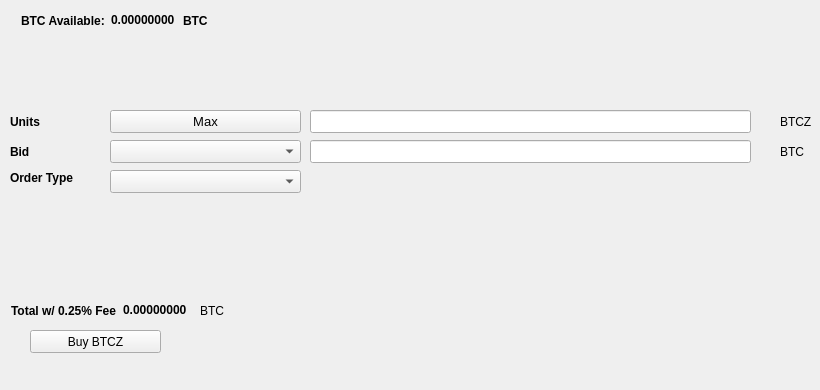
   <widget class="QWidget" name="BuyTab">
    <attribute name="title">
     <string>Buy</string>
    </attribute>
    <widget class="QPushButton" name="BuyBTCZ">
     <property name="geometry">
      <rect>
       <x>30</x>
       <y>330</y>
       <width>131</width>
       <height>23</height>
      </rect>
     </property>
     <property name="text">
      <string>Buy BTCZ</string>
     </property>
     <property name="icon">
      <iconset resource="../carbonzero.qrc">
       <normaloff>:/icons/bitcoin</normaloff>:/icons/bitcoin</iconset>
     </property>
    </widget>
    <widget class="QLabel" name="label_3">
     <property name="geometry">
      <rect>
       <x>10</x>
       <y>110</y>
       <width>46</width>
       <height>23</height>
      </rect>
     </property>
     <property name="font">
      <font>
       <weight>75</weight>
       <bold>true</bold>
      </font>
     </property>
     <property name="text">
      <string>Units</string>
     </property>
    </widget>
    <widget class="QLineEdit" name="UnitsInput">
     <property name="geometry">
      <rect>
       <x>310</x>
       <y>110</y>
       <width>441</width>
       <height>23</height>
      </rect>
     </property>
     <property name="font">
      <font>
       <pointsize>9</pointsize>
       <weight>75</weight>
       <bold>true</bold>
      </font>
     </property>
    </widget>
    <widget class="QLineEdit" name="BuyBidPriceEdit">
     <property name="geometry">
      <rect>
       <x>310</x>
       <y>140</y>
       <width>441</width>
       <height>23</height>
      </rect>
     </property>
     <property name="font">
      <font>
       <pointsize>9</pointsize>
       <weight>75</weight>
       <bold>true</bold>
      </font>
     </property>
    </widget>
    <widget class="QLabel" name="label_4">
     <property name="geometry">
      <rect>
       <x>780</x>
       <y>110</y>
       <width>31</width>
       <height>23</height>
      </rect>
     </property>
     <property name="text">
      <string>BTCZ</string>
     </property>
    </widget>
    <widget class="QLabel" name="label_5">
     <property name="geometry">
      <rect>
       <x>780</x>
       <y>140</y>
       <width>31</width>
       <height>23</height>
      </rect>
     </property>
     <property name="text">
      <string>BTC</string>
     </property>
    </widget>
    <widget class="QLabel" name="label_6">
     <property name="geometry">
      <rect>
       <x>10</x>
       <y>140</y>
       <width>46</width>
       <height>23</height>
      </rect>
     </property>
     <property name="font">
      <font>
       <weight>75</weight>
       <bold>true</bold>
      </font>
     </property>
     <property name="text">
      <string>Bid</string>
     </property>
    </widget>
    <widget class="QLabel" name="label_7">
     <property name="geometry">
      <rect>
       <x>10</x>
       <y>170</y>
       <width>91</width>
       <height>16</height>
      </rect>
     </property>
     <property name="font">
      <font>
       <weight>75</weight>
       <bold>true</bold>
      </font>
     </property>
     <property name="text">
      <string>Order Type</string>
     </property>
    </widget>
    <widget class="QPushButton" name="Buy_Max_Amount">
     <property name="geometry">
      <rect>
       <x>110</x>
       <y>110</y>
       <width>191</width>
       <height>23</height>
      </rect>
     </property>
     <property name="font">
      <font>
       <pointsize>10</pointsize>
      </font>
     </property>
     <property name="text">
      <string>Max</string>
     </property>
    </widget>
    <widget class="QComboBox" name="BuyBidcomboBox">
     <property name="geometry">
      <rect>
       <x>110</x>
       <y>140</y>
       <width>191</width>
       <height>23</height>
      </rect>
     </property>
     <property name="font">
      <font>
       <pointsize>10</pointsize>
      </font>
     </property>
    </widget>
    <widget class="QComboBox" name="buyOrdertypeCombo">
     <property name="geometry">
      <rect>
       <x>110</x>
       <y>170</y>
       <width>191</width>
       <height>23</height>
      </rect>
     </property>
     <property name="font">
      <font>
       <pointsize>10</pointsize>
      </font>
     </property>
    </widget>
    <widget class="QWidget" name="layoutWidget1">
     <property name="geometry">
      <rect>
       <x>21</x>
       <y>11</y>
       <width>227</width>
       <height>19</height>
      </rect>
     </property>
     <layout class="QHBoxLayout" name="horizontalLayout_3">
      <item>
       <widget class="QLabel" name="label232">
        <property name="font">
         <font>
          <weight>75</weight>
          <bold>true</bold>
         </font>
        </property>
        <property name="text">
         <string>BTC Available:</string>
        </property>
       </widget>
      </item>
      <item>
       <widget class="QLabel" name="BtcAvailableLbl">
        <property name="palette">
         <palette>
          <active>
           <colorrole role="WindowText">
            <brush brushstyle="SolidPattern">
             <color alpha="255">
              <red>0</red>
              <green>0</green>
              <blue>0</blue>
             </color>
            </brush>
           </colorrole>
           <colorrole role="Button">
            <brush brushstyle="SolidPattern">
             <color alpha="255">
              <red>0</red>
              <green>170</green>
              <blue>0</blue>
             </color>
            </brush>
           </colorrole>
           <colorrole role="Light">
            <brush brushstyle="SolidPattern">
             <color alpha="255">
              <red>0</red>
              <green>255</green>
              <blue>0</blue>
             </color>
            </brush>
           </colorrole>
           <colorrole role="Midlight">
            <brush brushstyle="SolidPattern">
             <color alpha="255">
              <red>0</red>
              <green>212</green>
              <blue>0</blue>
             </color>
            </brush>
           </colorrole>
           <colorrole role="Dark">
            <brush brushstyle="SolidPattern">
             <color alpha="255">
              <red>0</red>
              <green>85</green>
              <blue>0</blue>
             </color>
            </brush>
           </colorrole>
           <colorrole role="Mid">
            <brush brushstyle="SolidPattern">
             <color alpha="255">
              <red>0</red>
              <green>113</green>
              <blue>0</blue>
             </color>
            </brush>
           </colorrole>
           <colorrole role="Text">
            <brush brushstyle="SolidPattern">
             <color alpha="255">
              <red>0</red>
              <green>170</green>
              <blue>0</blue>
             </color>
            </brush>
           </colorrole>
           <colorrole role="BrightText">
            <brush brushstyle="SolidPattern">
             <color alpha="255">
              <red>255</red>
              <green>255</green>
              <blue>255</blue>
             </color>
            </brush>
           </colorrole>
           <colorrole role="ButtonText">
            <brush brushstyle="SolidPattern">
             <color alpha="255">
              <red>0</red>
              <green>0</green>
              <blue>0</blue>
             </color>
            </brush>
           </colorrole>
           <colorrole role="Base">
            <brush brushstyle="SolidPattern">
             <color alpha="255">
              <red>255</red>
              <green>255</green>
              <blue>255</blue>
             </color>
            </brush>
           </colorrole>
           <colorrole role="Window">
            <brush brushstyle="SolidPattern">
             <color alpha="255">
              <red>0</red>
              <green>170</green>
              <blue>0</blue>
             </color>
            </brush>
           </colorrole>
           <colorrole role="Shadow">
            <brush brushstyle="SolidPattern">
             <color alpha="255">
              <red>0</red>
              <green>0</green>
              <blue>0</blue>
             </color>
            </brush>
           </colorrole>
           <colorrole role="AlternateBase">
            <brush brushstyle="SolidPattern">
             <color alpha="255">
              <red>127</red>
              <green>212</green>
              <blue>127</blue>
             </color>
            </brush>
           </colorrole>
           <colorrole role="ToolTipBase">
            <brush brushstyle="SolidPattern">
             <color alpha="255">
              <red>255</red>
              <green>255</green>
              <blue>220</blue>
             </color>
            </brush>
           </colorrole>
           <colorrole role="ToolTipText">
            <brush brushstyle="SolidPattern">
             <color alpha="255">
              <red>0</red>
              <green>0</green>
              <blue>0</blue>
             </color>
            </brush>
           </colorrole>
          </active>
          <inactive>
           <colorrole role="WindowText">
            <brush brushstyle="SolidPattern">
             <color alpha="255">
              <red>0</red>
              <green>0</green>
              <blue>0</blue>
             </color>
            </brush>
           </colorrole>
           <colorrole role="Button">
            <brush brushstyle="SolidPattern">
             <color alpha="255">
              <red>0</red>
              <green>170</green>
              <blue>0</blue>
             </color>
            </brush>
           </colorrole>
           <colorrole role="Light">
            <brush brushstyle="SolidPattern">
             <color alpha="255">
              <red>0</red>
              <green>255</green>
              <blue>0</blue>
             </color>
            </brush>
           </colorrole>
           <colorrole role="Midlight">
            <brush brushstyle="SolidPattern">
             <color alpha="255">
              <red>0</red>
              <green>212</green>
              <blue>0</blue>
             </color>
            </brush>
           </colorrole>
           <colorrole role="Dark">
            <brush brushstyle="SolidPattern">
             <color alpha="255">
              <red>0</red>
              <green>85</green>
              <blue>0</blue>
             </color>
            </brush>
           </colorrole>
           <colorrole role="Mid">
            <brush brushstyle="SolidPattern">
             <color alpha="255">
              <red>0</red>
              <green>113</green>
              <blue>0</blue>
             </color>
            </brush>
           </colorrole>
           <colorrole role="Text">
            <brush brushstyle="SolidPattern">
             <color alpha="255">
              <red>0</red>
              <green>170</green>
              <blue>0</blue>
             </color>
            </brush>
           </colorrole>
           <colorrole role="BrightText">
            <brush brushstyle="SolidPattern">
             <color alpha="255">
              <red>255</red>
              <green>255</green>
              <blue>255</blue>
             </color>
            </brush>
           </colorrole>
           <colorrole role="ButtonText">
            <brush brushstyle="SolidPattern">
             <color alpha="255">
              <red>0</red>
              <green>0</green>
              <blue>0</blue>
             </color>
            </brush>
           </colorrole>
           <colorrole role="Base">
            <brush brushstyle="SolidPattern">
             <color alpha="255">
              <red>255</red>
              <green>255</green>
              <blue>255</blue>
             </color>
            </brush>
           </colorrole>
           <colorrole role="Window">
            <brush brushstyle="SolidPattern">
             <color alpha="255">
              <red>0</red>
              <green>170</green>
              <blue>0</blue>
             </color>
            </brush>
           </colorrole>
           <colorrole role="Shadow">
            <brush brushstyle="SolidPattern">
             <color alpha="255">
              <red>0</red>
              <green>0</green>
              <blue>0</blue>
             </color>
            </brush>
           </colorrole>
           <colorrole role="AlternateBase">
            <brush brushstyle="SolidPattern">
             <color alpha="255">
              <red>127</red>
              <green>212</green>
              <blue>127</blue>
             </color>
            </brush>
           </colorrole>
           <colorrole role="ToolTipBase">
            <brush brushstyle="SolidPattern">
             <color alpha="255">
              <red>255</red>
              <green>255</green>
              <blue>220</blue>
             </color>
            </brush>
           </colorrole>
           <colorrole role="ToolTipText">
            <brush brushstyle="SolidPattern">
             <color alpha="255">
              <red>0</red>
              <green>0</green>
              <blue>0</blue>
             </color>
            </brush>
           </colorrole>
          </inactive>
          <disabled>
           <colorrole role="WindowText">
            <brush brushstyle="SolidPattern">
             <color alpha="255">
              <red>0</red>
              <green>85</green>
              <blue>0</blue>
             </color>
            </brush>
           </colorrole>
           <colorrole role="Button">
            <brush brushstyle="SolidPattern">
             <color alpha="255">
              <red>0</red>
              <green>170</green>
              <blue>0</blue>
             </color>
            </brush>
           </colorrole>
           <colorrole role="Light">
            <brush brushstyle="SolidPattern">
             <color alpha="255">
              <red>0</red>
              <green>255</green>
              <blue>0</blue>
             </color>
            </brush>
           </colorrole>
           <colorrole role="Midlight">
            <brush brushstyle="SolidPattern">
             <color alpha="255">
              <red>0</red>
              <green>212</green>
              <blue>0</blue>
             </color>
            </brush>
           </colorrole>
           <colorrole role="Dark">
            <brush brushstyle="SolidPattern">
             <color alpha="255">
              <red>0</red>
              <green>85</green>
              <blue>0</blue>
             </color>
            </brush>
           </colorrole>
           <colorrole role="Mid">
            <brush brushstyle="SolidPattern">
             <color alpha="255">
              <red>0</red>
              <green>113</green>
              <blue>0</blue>
             </color>
            </brush>
           </colorrole>
           <colorrole role="Text">
            <brush brushstyle="SolidPattern">
             <color alpha="255">
              <red>0</red>
              <green>85</green>
              <blue>0</blue>
             </color>
            </brush>
           </colorrole>
           <colorrole role="BrightText">
            <brush brushstyle="SolidPattern">
             <color alpha="255">
              <red>255</red>
              <green>255</green>
              <blue>255</blue>
             </color>
            </brush>
           </colorrole>
           <colorrole role="ButtonText">
            <brush brushstyle="SolidPattern">
             <color alpha="255">
              <red>0</red>
              <green>85</green>
              <blue>0</blue>
             </color>
            </brush>
           </colorrole>
           <colorrole role="Base">
            <brush brushstyle="SolidPattern">
             <color alpha="255">
              <red>0</red>
              <green>170</green>
              <blue>0</blue>
             </color>
            </brush>
           </colorrole>
           <colorrole role="Window">
            <brush brushstyle="SolidPattern">
             <color alpha="255">
              <red>0</red>
              <green>170</green>
              <blue>0</blue>
             </color>
            </brush>
           </colorrole>
           <colorrole role="Shadow">
            <brush brushstyle="SolidPattern">
             <color alpha="255">
              <red>0</red>
              <green>0</green>
              <blue>0</blue>
             </color>
            </brush>
           </colorrole>
           <colorrole role="AlternateBase">
            <brush brushstyle="SolidPattern">
             <color alpha="255">
              <red>0</red>
              <green>170</green>
              <blue>0</blue>
             </color>
            </brush>
           </colorrole>
           <colorrole role="ToolTipBase">
            <brush brushstyle="SolidPattern">
             <color alpha="255">
              <red>255</red>
              <green>255</green>
              <blue>220</blue>
             </color>
            </brush>
           </colorrole>
           <colorrole role="ToolTipText">
            <brush brushstyle="SolidPattern">
             <color alpha="255">
              <red>0</red>
              <green>0</green>
              <blue>0</blue>
             </color>
            </brush>
           </colorrole>
          </disabled>
         </palette>
        </property>
        <property name="font">
         <font>
          <weight>75</weight>
          <bold>true</bold>
         </font>
        </property>
        <property name="text">
         <string>0.00000000</string>
        </property>
        <property name="textInteractionFlags">
         <set>Qt::LinksAccessibleByMouse|Qt::TextSelectableByKeyboard|Qt::TextSelectableByMouse</set>
        </property>
       </widget>
      </item>
      <item>
       <widget class="QLabel" name="BtcAvailableLbl_2">
        <property name="font">
         <font>
          <weight>75</weight>
          <bold>true</bold>
         </font>
        </property>
        <property name="text">
         <string>BTC</string>
        </property>
       </widget>
      </item>
     </layout>
    </widget>
    <widget class="QWidget" name="layoutWidge2">
     <property name="geometry">
      <rect>
       <x>11</x>
       <y>301</y>
       <width>259</width>
       <height>19</height>
      </rect>
     </property>
     <layout class="QHBoxLayout" name="horizontalLayout_4">
      <item>
       <widget class="QLabel" name="label_9">
        <property name="font">
         <font>
          <weight>75</weight>
          <bold>true</bold>
         </font>
        </property>
        <property name="text">
         <string>Total w/ 0.25% Fee</string>
        </property>
       </widget>
      </item>
      <item>
       <widget class="QLabel" name="BuyCostLabel">
        <property name="palette">
         <palette>
          <active>
           <colorrole role="WindowText">
            <brush brushstyle="SolidPattern">
             <color alpha="255">
              <red>0</red>
              <green>0</green>
              <blue>0</blue>
             </color>
            </brush>
           </colorrole>
           <colorrole role="Button">
            <brush brushstyle="SolidPattern">
             <color alpha="255">
              <red>0</red>
              <green>170</green>
              <blue>0</blue>
             </color>
            </brush>
           </colorrole>
           <colorrole role="Light">
            <brush brushstyle="SolidPattern">
             <color alpha="255">
              <red>0</red>
              <green>255</green>
              <blue>0</blue>
             </color>
            </brush>
           </colorrole>
           <colorrole role="Midlight">
            <brush brushstyle="SolidPattern">
             <color alpha="255">
              <red>0</red>
              <green>212</green>
              <blue>0</blue>
             </color>
            </brush>
           </colorrole>
           <colorrole role="Dark">
            <brush brushstyle="SolidPattern">
             <color alpha="255">
              <red>0</red>
              <green>85</green>
              <blue>0</blue>
             </color>
            </brush>
           </colorrole>
           <colorrole role="Mid">
            <brush brushstyle="SolidPattern">
             <color alpha="255">
              <red>0</red>
              <green>113</green>
              <blue>0</blue>
             </color>
            </brush>
           </colorrole>
           <colorrole role="Text">
            <brush brushstyle="SolidPattern">
             <color alpha="255">
              <red>0</red>
              <green>170</green>
              <blue>0</blue>
             </color>
            </brush>
           </colorrole>
           <colorrole role="BrightText">
            <brush brushstyle="SolidPattern">
             <color alpha="255">
              <red>255</red>
              <green>255</green>
              <blue>255</blue>
             </color>
            </brush>
           </colorrole>
           <colorrole role="ButtonText">
            <brush brushstyle="SolidPattern">
             <color alpha="255">
              <red>0</red>
              <green>0</green>
              <blue>0</blue>
             </color>
            </brush>
           </colorrole>
           <colorrole role="Base">
            <brush brushstyle="SolidPattern">
             <color alpha="255">
              <red>255</red>
              <green>255</green>
              <blue>255</blue>
             </color>
            </brush>
           </colorrole>
           <colorrole role="Window">
            <brush brushstyle="SolidPattern">
             <color alpha="255">
              <red>0</red>
              <green>170</green>
              <blue>0</blue>
             </color>
            </brush>
           </colorrole>
           <colorrole role="Shadow">
            <brush brushstyle="SolidPattern">
             <color alpha="255">
              <red>0</red>
              <green>0</green>
              <blue>0</blue>
             </color>
            </brush>
           </colorrole>
           <colorrole role="AlternateBase">
            <brush brushstyle="SolidPattern">
             <color alpha="255">
              <red>127</red>
              <green>212</green>
              <blue>127</blue>
             </color>
            </brush>
           </colorrole>
           <colorrole role="ToolTipBase">
            <brush brushstyle="SolidPattern">
             <color alpha="255">
              <red>255</red>
              <green>255</green>
              <blue>220</blue>
             </color>
            </brush>
           </colorrole>
           <colorrole role="ToolTipText">
            <brush brushstyle="SolidPattern">
             <color alpha="255">
              <red>0</red>
              <green>0</green>
              <blue>0</blue>
             </color>
            </brush>
           </colorrole>
          </active>
          <inactive>
           <colorrole role="WindowText">
            <brush brushstyle="SolidPattern">
             <color alpha="255">
              <red>0</red>
              <green>0</green>
              <blue>0</blue>
             </color>
            </brush>
           </colorrole>
           <colorrole role="Button">
            <brush brushstyle="SolidPattern">
             <color alpha="255">
              <red>0</red>
              <green>170</green>
              <blue>0</blue>
             </color>
            </brush>
           </colorrole>
           <colorrole role="Light">
            <brush brushstyle="SolidPattern">
             <color alpha="255">
              <red>0</red>
              <green>255</green>
              <blue>0</blue>
             </color>
            </brush>
           </colorrole>
           <colorrole role="Midlight">
            <brush brushstyle="SolidPattern">
             <color alpha="255">
              <red>0</red>
              <green>212</green>
              <blue>0</blue>
             </color>
            </brush>
           </colorrole>
           <colorrole role="Dark">
            <brush brushstyle="SolidPattern">
             <color alpha="255">
              <red>0</red>
              <green>85</green>
              <blue>0</blue>
             </color>
            </brush>
           </colorrole>
           <colorrole role="Mid">
            <brush brushstyle="SolidPattern">
             <color alpha="255">
              <red>0</red>
              <green>113</green>
              <blue>0</blue>
             </color>
            </brush>
           </colorrole>
           <colorrole role="Text">
            <brush brushstyle="SolidPattern">
             <color alpha="255">
              <red>0</red>
              <green>170</green>
              <blue>0</blue>
             </color>
            </brush>
           </colorrole>
           <colorrole role="BrightText">
            <brush brushstyle="SolidPattern">
             <color alpha="255">
              <red>255</red>
              <green>255</green>
              <blue>255</blue>
             </color>
            </brush>
           </colorrole>
           <colorrole role="ButtonText">
            <brush brushstyle="SolidPattern">
             <color alpha="255">
              <red>0</red>
              <green>0</green>
              <blue>0</blue>
             </color>
            </brush>
           </colorrole>
           <colorrole role="Base">
            <brush brushstyle="SolidPattern">
             <color alpha="255">
              <red>255</red>
              <green>255</green>
              <blue>255</blue>
             </color>
            </brush>
           </colorrole>
           <colorrole role="Window">
            <brush brushstyle="SolidPattern">
             <color alpha="255">
              <red>0</red>
              <green>170</green>
              <blue>0</blue>
             </color>
            </brush>
           </colorrole>
           <colorrole role="Shadow">
            <brush brushstyle="SolidPattern">
             <color alpha="255">
              <red>0</red>
              <green>0</green>
              <blue>0</blue>
             </color>
            </brush>
           </colorrole>
           <colorrole role="AlternateBase">
            <brush brushstyle="SolidPattern">
             <color alpha="255">
              <red>127</red>
              <green>212</green>
              <blue>127</blue>
             </color>
            </brush>
           </colorrole>
           <colorrole role="ToolTipBase">
            <brush brushstyle="SolidPattern">
             <color alpha="255">
              <red>255</red>
              <green>255</green>
              <blue>220</blue>
             </color>
            </brush>
           </colorrole>
           <colorrole role="ToolTipText">
            <brush brushstyle="SolidPattern">
             <color alpha="255">
              <red>0</red>
              <green>0</green>
              <blue>0</blue>
             </color>
            </brush>
           </colorrole>
          </inactive>
          <disabled>
           <colorrole role="WindowText">
            <brush brushstyle="SolidPattern">
             <color alpha="255">
              <red>0</red>
              <green>85</green>
              <blue>0</blue>
             </color>
            </brush>
           </colorrole>
           <colorrole role="Button">
            <brush brushstyle="SolidPattern">
             <color alpha="255">
              <red>0</red>
              <green>170</green>
              <blue>0</blue>
             </color>
            </brush>
           </colorrole>
           <colorrole role="Light">
            <brush brushstyle="SolidPattern">
             <color alpha="255">
              <red>0</red>
              <green>255</green>
              <blue>0</blue>
             </color>
            </brush>
           </colorrole>
           <colorrole role="Midlight">
            <brush brushstyle="SolidPattern">
             <color alpha="255">
              <red>0</red>
              <green>212</green>
              <blue>0</blue>
             </color>
            </brush>
           </colorrole>
           <colorrole role="Dark">
            <brush brushstyle="SolidPattern">
             <color alpha="255">
              <red>0</red>
              <green>85</green>
              <blue>0</blue>
             </color>
            </brush>
           </colorrole>
           <colorrole role="Mid">
            <brush brushstyle="SolidPattern">
             <color alpha="255">
              <red>0</red>
              <green>113</green>
              <blue>0</blue>
             </color>
            </brush>
           </colorrole>
           <colorrole role="Text">
            <brush brushstyle="SolidPattern">
             <color alpha="255">
              <red>0</red>
              <green>85</green>
              <blue>0</blue>
             </color>
            </brush>
           </colorrole>
           <colorrole role="BrightText">
            <brush brushstyle="SolidPattern">
             <color alpha="255">
              <red>255</red>
              <green>255</green>
              <blue>255</blue>
             </color>
            </brush>
           </colorrole>
           <colorrole role="ButtonText">
            <brush brushstyle="SolidPattern">
             <color alpha="255">
              <red>0</red>
              <green>85</green>
              <blue>0</blue>
             </color>
            </brush>
           </colorrole>
           <colorrole role="Base">
            <brush brushstyle="SolidPattern">
             <color alpha="255">
              <red>0</red>
              <green>170</green>
              <blue>0</blue>
             </color>
            </brush>
           </colorrole>
           <colorrole role="Window">
            <brush brushstyle="SolidPattern">
             <color alpha="255">
              <red>0</red>
              <green>170</green>
              <blue>0</blue>
             </color>
            </brush>
           </colorrole>
           <colorrole role="Shadow">
            <brush brushstyle="SolidPattern">
             <color alpha="255">
              <red>0</red>
              <green>0</green>
              <blue>0</blue>
             </color>
            </brush>
           </colorrole>
           <colorrole role="AlternateBase">
            <brush brushstyle="SolidPattern">
             <color alpha="255">
              <red>0</red>
              <green>170</green>
              <blue>0</blue>
             </color>
            </brush>
           </colorrole>
           <colorrole role="ToolTipBase">
            <brush brushstyle="SolidPattern">
             <color alpha="255">
              <red>255</red>
              <green>255</green>
              <blue>220</blue>
             </color>
            </brush>
           </colorrole>
           <colorrole role="ToolTipText">
            <brush brushstyle="SolidPattern">
             <color alpha="255">
              <red>0</red>
              <green>0</green>
              <blue>0</blue>
             </color>
            </brush>
           </colorrole>
          </disabled>
         </palette>
        </property>
        <property name="font">
         <font>
          <weight>75</weight>
          <bold>true</bold>
         </font>
        </property>
        <property name="autoFillBackground">
         <bool>false</bool>
        </property>
        <property name="text">
         <string>0.00000000</string>
        </property>
        <property name="textInteractionFlags">
         <set>Qt::LinksAccessibleByMouse|Qt::TextSelectableByMouse</set>
        </property>
       </widget>
      </item>
      <item>
       <widget class="QLabel" name="label_10">
        <property name="font">
         <font>
          <weight>50</weight>
          <bold>false</bold>
         </font>
        </property>
        <property name="text">
         <string>BTC</string>
        </property>
       </widget>
      </item>
     </layout>
    </widget>
    <widget class="QLabel" name="label_24">
     <property name="geometry">
      <rect>
       <x>460</x>
       <y>300</y>
       <width>281</width>
       <height>81</height>
      </rect>
     </property>
     <property name="text">
      <string/>
     </property>
     <property name="pixmap">
      <pixmap>:/images/bittrex</pixmap>
     </property>
    </widget>
   </widget>
